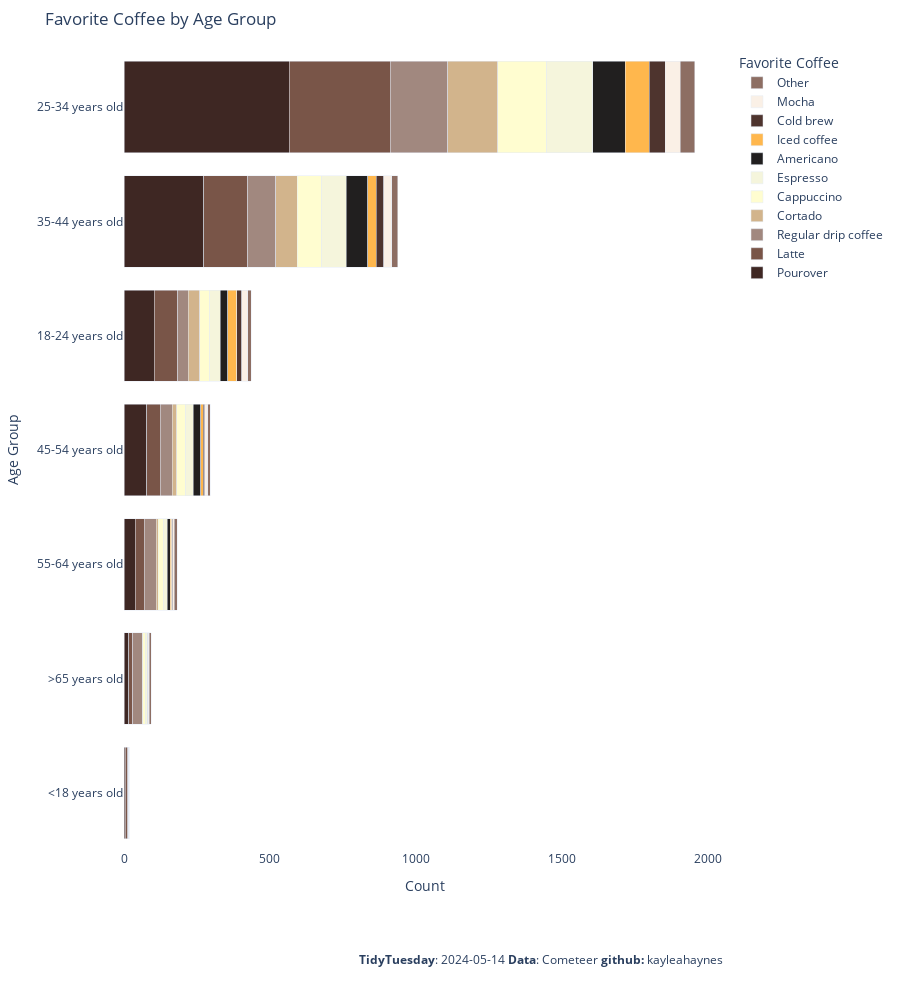

Notebook source saved alongside this figure:
### Code cell
# Step 1: Count occurrences of each combination of age and favorite
counts = plot_data.groupby(['age', 'favorite']).size().unstack(fill_value=0)

# Step 2: Calculate total count for each age group
counts['Total'] = counts.sum(axis=1)

# Step 3: Sort the data by total count from smallest to largest
counts_sorted = counts.sort_values(by='Total')

# Step 4: Sort based on 25-34 year old order
age_25_34 = counts_sorted.loc['25-34 years old', :].sort_values(ascending=False)
counts_sorted = counts_sorted.reindex(columns=age_25_34.index.tolist())

# Step 5: Create a stacked bar chart using Plotly
fig = go.Figure()

for col, color in zip(counts_sorted.columns[1:], coffee_colors_hex):  # Exclude 'Total' column
    fig.add_trace(go.Bar(y=counts_sorted.index, x=counts_sorted[col], name=col, orientation='h', marker_color=color))  # Flip x and y axes

# Step 6: Customize the plot
fig.update_layout(
    title='Favorite Coffee by Age Group',
    yaxis=dict(title='Age Group'),  # Update y-axis label
    xaxis=dict(title='Count'),  # Update x-axis label
    barmode='stack',
    legend=dict(title='Favorite Coffee'), 
    height = 1000, 
    plot_bgcolor='white',  # Set background color to white
    paper_bgcolor='white',  # Set paper color to white
    margin=dict(t=50, b=150, l=50, r=50),
    annotations=[dict(
        text='<b>TidyTuesday</b>: 2024-05-14 <b>Data</b>: Cometeer <b>github:</b> kayleahaynes',
        align='left',
        showarrow=False,
        xref='paper',
        yref='paper',
        x=1,
        y=-0.15  # Position below the x-axis title
    )]
)

# Show plot
fig.show()

### Figure 1 — Plotly figure (JSON) as saved in the notebook; plotly's stock layout.template omitted (floating-point values rounded to 4 significant figures)
{"data": [{"marker": {"color": "#3e2723"}, "name": "Pourover", "orientation": "h", "type": "bar", "x": [5, 17, 38, 78, 103, 273, 566], "y": ["<18 years old", ">65 years old", "55-64 years old", "45-54 years old", "18-24 years old", "35-44 years old", "25-34 years old"]}, {"marker": {"color": "#795548"}, "name": "Latte", "orientation": "h", "type": "bar", "x": [8, 13, 32, 46, 81, 152, 347], "y": ["<18 years old", ">65 years old", "55-64 years old", "45-54 years old", "18-24 years old", "35-44 years old", "25-34 years old"]}, {"marker": {"color": "#a1887f"}, "name": "Regular drip coffee", "orientation": "h", "type": "bar", "x": [2, 32, 40, 41, 36, 95, 196], "y": ["<18 years old", ">65 years old", "55-64 years old", "45-54 years old", "18-24 years old", "35-44 years old", "25-34 years old"]}, {"marker": {"color": "#d2b48c"}, "name": "Cortado", "orientation": "h", "type": "bar", "x": [0, 2, 8, 15, 40, 73, 172], "y": ["<18 years old", ">65 years old", "55-64 years old", "45-54 years old", "18-24 years old", "35-44 years old", "25-34 years old"]}, {"marker": {"color": "#fffdd0"}, "name": "Cappuccino", "orientation": "h", "type": "bar", "x": [1, 8, 17, 31, 32, 84, 168], "y": ["<18 years old", ">65 years old", "55-64 years old", "45-54 years old", "18-24 years old", "35-44 years old", "25-34 years old"]}, {"marker": {"color": "#f5f5dc"}, "name": "Espresso", "orientation": "h", "type": "bar", "x": [1, 8, 13, 27, 38, 84, 158], "y": ["<18 years old", ">65 years old", "55-64 years old", "45-54 years old", "18-24 years old", "35-44 years old", "25-34 years old"]}, {"marker": {"color": "#211f1f"}, "name": "Americano", "orientation": "h", "type": "bar", "x": [0, 1, 10, 25, 26, 75, 111], "y": ["<18 years old", ">65 years old", "55-64 years old", "45-54 years old", "18-24 years old", "35-44 years old", "25-34 years old"]}, {"marker": {"color": "#ffb74d"}, "name": "Iced coffee", "orientation": "h", "type": "bar", "x": [0, 1, 6, 8, 30, 29, 82], "y": ["<18 years old", ">65 years old", "55-64 years old", "45-54 years old", "18-24 years old", "35-44 years old", "25-34 years old"]}, {"marker": {"color": "#4e342e"}, "name": "Cold brew", "orientation": "h", "type": "bar", "x": [0, 1, 3, 5, 18, 26, 56], "y": ["<18 years old", ">65 years old", "55-64 years old", "45-54 years old", "18-24 years old", "35-44 years old", "25-34 years old"]}, {"marker": {"color": "#faf0e6"}, "name": "Mocha", "orientation": "h", "type": "bar", "x": [0, 3, 6, 11, 21, 26, 51], "y": ["<18 years old", ">65 years old", "55-64 years old", "45-54 years old", "18-24 years old", "35-44 years old", "25-34 years old"]}, {"marker": {"color": "#8d6e63"}, "name": "Other", "orientation": "h", "type": "bar", "x": [1, 8, 10, 9, 12, 22, 50], "y": ["<18 years old", ">65 years old", "55-64 years old", "45-54 years old", "18-24 years old", "35-44 years old", "25-34 years old"]}], "layout": {"annotations": [{"align": "left", "showarrow": false, "text": "<b>TidyTuesday</b>: 2024-05-14 <b>Data</b>: Cometeer <b>github:</b> kayleahaynes", "x": 1, "xref": "paper", "y": -0.15, "yref": "paper"}], "barmode": "stack", "height": 1000, "legend": {"title": {"text": "Favorite Coffee"}}, "margin": {"b": 150, "l": 50, "r": 50, "t": 50}, "paper_bgcolor": "white", "plot_bgcolor": "white", "title": {"text": "Favorite Coffee by Age Group"}, "xaxis": {"title": {"text": "Count"}}, "yaxis": {"title": {"text": "Age Group"}}}}
